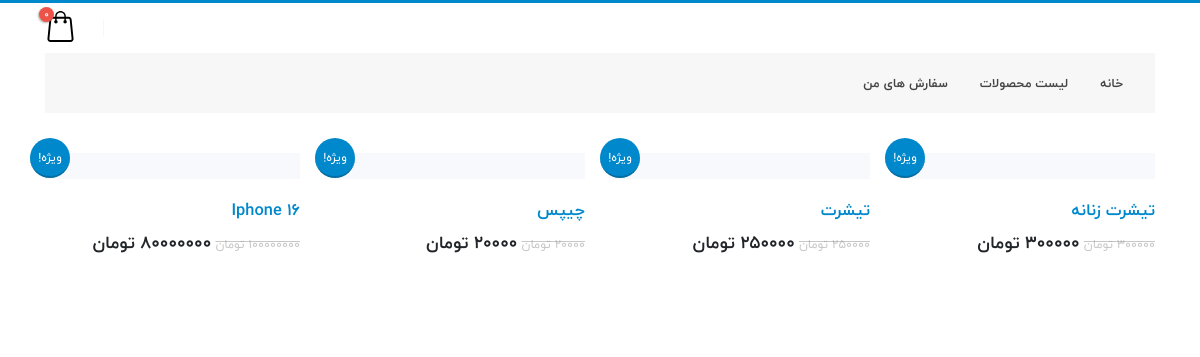
Screenshot of /products/ with the database file from the repository.
### store/models.py (models this page shows, shortened)
class Product(models.Model):
    category = models.ForeignKey(Category, related_name='products', on_delete=models.CASCADE, verbose_name='دسته بندی')
    name = models.CharField(max_length=255, verbose_name='نام')
    slug = models.SlugField(max_length=255, verbose_name='اسلاگ')
    description = models.TextField(max_length=1200, verbose_name='توضیحات')
    inventory = models.PositiveIntegerField(default=0, verbose_name='موجودی')
    price = models.PositiveIntegerField(default=0, verbose_name='قیمت')
    weight = models.PositiveIntegerField(default=0, verbose_name='وزن')
    off = models.PositiveIntegerField(default=0, verbose_name='تخفیف')
    new_price = models.PositiveIntegerField(default=0, verbose_name='قیمت پس از تخفیف')
    created = models.DateTimeField(auto_now_add=True, verbose_name='زمان ایجاد')
    updated = models.DateTimeField(auto_now=True, verbose_name='زمان بروزرسانی')
    class Meta:
        ordering = ['-created']
        indexes = [
            models.Index(fields=['id', 'slug']),
            models.Index(fields=['name']),
            models.Index(fields=['-created']),
        ]
        verbose_name = 'محصول'
        verbose_name_plural = 'محصولات'
    def get_absolute_url(self):
        return reverse('store:product_detail', args=[self.id, self.slug])

### store/views.py (the view)
# urls.py: path('products/', views.product_list, name='product_list'),
def product_list(request, category_slug=None):
    category = None
    categories = Category.objects.all()
    products = Product.objects.all()
    if category_slug:
        category = get_object_or_404(Category, slug=category_slug)
        products = products.filter(category=category)
    context = {
        'category': category,
        'products': products,
        'categories': categories,
    }
    return render(request, "store/list.html", context)

### cart/cart.py (called while the page is built)
    def get_total_price(self):
        price = sum(item['price'] * item['quantity'] for item in self.cart.values())
        return price

    def __len__(self):
        return sum(item['quantity'] for item in self.cart.values())

### cart/context_processors.py (called while the page is built)
def cart(request):
    return {'cart': Cart(request)}

### store/models.py (called while the page is built)
    def get_absolute_url(self):
        return reverse('store:product_list_by_category', args=[self.slug])

### store/templates/store/list.html (shortened to what this page needs)
<!DOCTYPE html>
<html dir="rtl" lang="fa">
{% extends 'parent/base.html' %}
{% load static %}
{% block content %}
		<div class="body">
			<div role="main" class="main shop py-4">
				<div class="container">
					<div class="masonry-loader masonry-loader-showing">
						<div class="row products product-thumb-info-list" data-plugin-masonry data-plugin-options="{'layoutMode': 'fitRows'}">
                            {% for product in products %}
							<div class="col-12 col-sm-6 col-lg-3 product">
								<a href="{{ product.get_absolute_url }}">
									<span class="onsale">ویژه!</span>
								</a>
								<span class="product-thumb-info border-0">
									<a href="{{ product.get_absolute_url }}">
										<span class="product-thumb-info-image">
										</span>
									</a>
									<span class="product-thumb-info-content product-thumb-info-content pl-0 bg-color-light">
										<a href="{{ product.get_absolute_url }}">
											<h4 class="text-4 text-primary">{{ product.name }}</h4>
											<span class="price">
												<del><span class="amount">{{ product.price }} تومان</span></del>
												<ins><span class="amount text-dark font-weight-semibold">{{ product.new_price }} تومان</span></ins>
											</span>
										</a>
									</span>
								</span>
							</div>
                            {% endfor %}
						</div>
					</div>
				</div>
			</div>
		</div>
{% endblock %}

### store/static/css/theme-shop.css (style rules this page uses)
.shop .products:after { content: "."; display: block; clear: both; visibility: hidden; line-height: 0; height: 0; }
.shop .products .product { position: relative; margin-bottom: 30px; }
.shop .products .product a { text-decoration: none; }
.shop .products .product .price { display: block; min-height: 31px; line-height: 31px; }
.shop .products .product .price del { color: rgba(145, 145, 145, 0.5); font-size: 0.7em; margin: -2px 0 0; }
.shop .products .product .price ins { text-decoration: none; }
.shop .products .product .price .amount { font-size: 1.3em; }
.shop .products .product .onsale { position: absolute; background-image: none; border-radius: 100%; right: auto; left: 0; top: -15px; text-shadow: none; width: 40px; height: 40px; line-height: 40px; display: inline-block; text-align: center; z-index: 10; box-shadow: none; font-size: 0.9em; color: #FFF; border-bottom: 2px solid transparent; }
.product-thumb-info { -webkit-transition: all 0.2s; transition: all 0.2s; padding: 0; position: relative; border: 0; border-bottom: 3px solid #E3E4E8; background: #F7F9FC; display: block; overflow: hidden; position: relative; text-decoration: none; max-width: 100%; text-align: center; border: 1px solid #DDD; text-decoration: none; }
.product-thumb-info a { text-decoration: none; display: inline-block; width: 100%; }
.product-thumb-info h4 { color: #404751; font-weight: 700; font-size: 1.4em; font-family: inherit; margin: 0; padding: 1px 0; }
.product-thumb-info .product-thumb-info-image { display: block; position: relative; }
.product-thumb-info .product-thumb-info-image:before { -webkit-transition: all 0.2s; transition: all 0.2s; content: ""; display: block; position: absolute; top: 0; right: 0; left: 0; bottom: 0; background: #FFF; width: 100%; height: 100%; opacity: 0; }
.product-thumb-info .product-thumb-info-content { padding: 15px; text-align: right; display: block; }

### rows the page displays
Product: name "تیشرت زنانه", price "300000", new_price "300000"
Product: name "تیشرت", price "250000", new_price "250000"
Product: name "چیپس", price "20000"
Product: name "Iphone 16", price "100000000", new_price "80000000"

### other values shown
{{ item_count }} "0"
